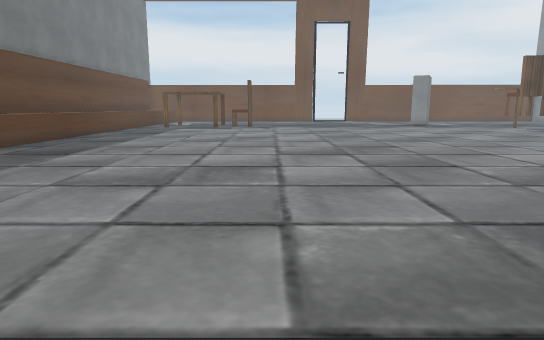
View 1 (above)

23 first-person views from a walk through a Unity game level. The camera is 1.2 m above the floor, tilts 10° down and sees 75° across. The floor is counted in squares, 1 m on a side. Each view is taken from the middle of a square. On the plan, view 1 faces up. The plan holds only what a view shows up to about 14 squares ahead; the rest is blank. The place goes on beyond the plan. Some surface patterns are stand-ins.

View 2
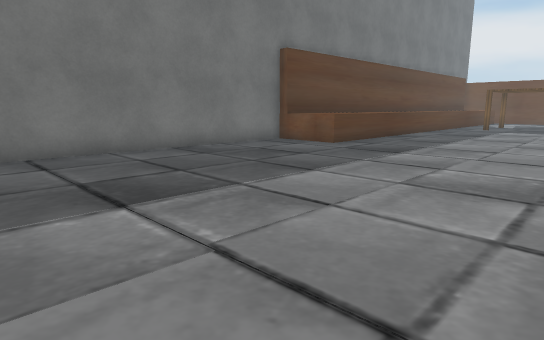

View 3
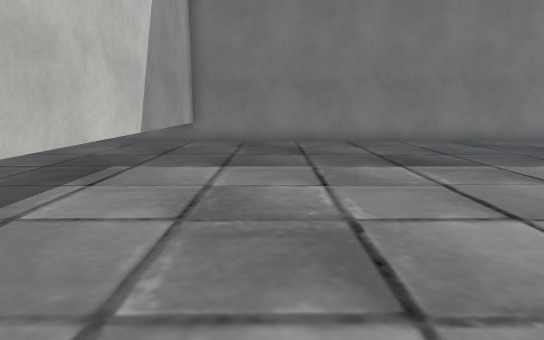

View 4
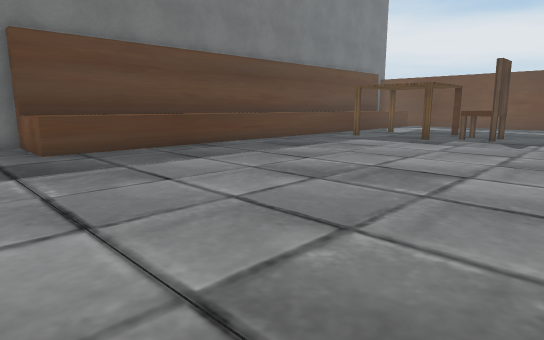

View 5
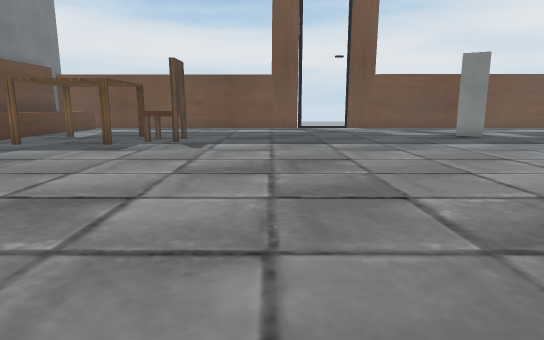

View 6
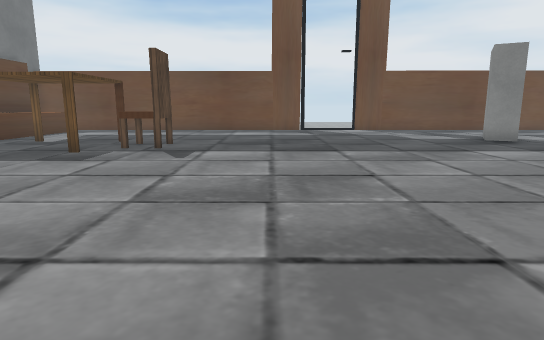

View 7
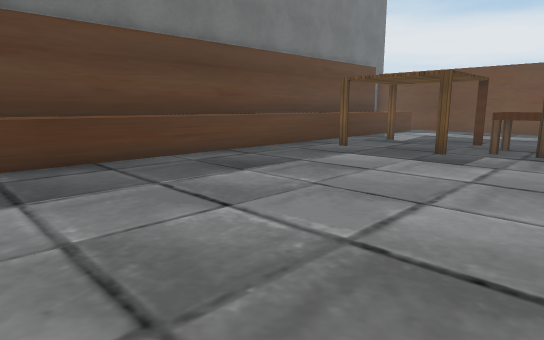

View 8
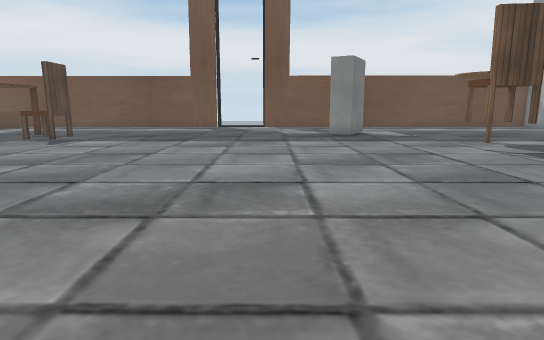

View 9
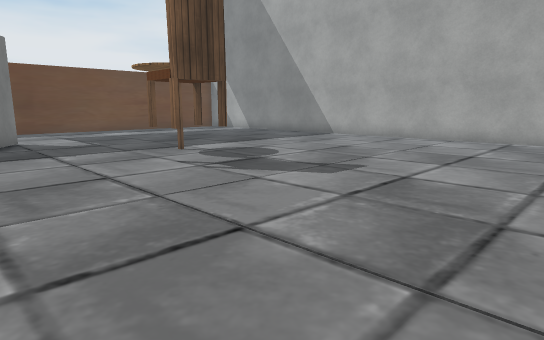

View 10
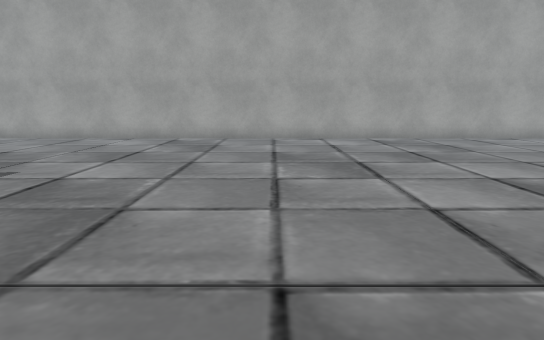

View 11
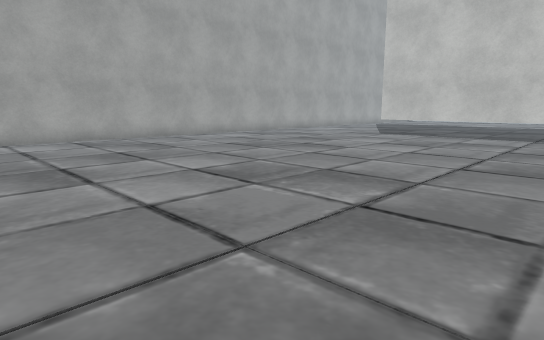

View 12
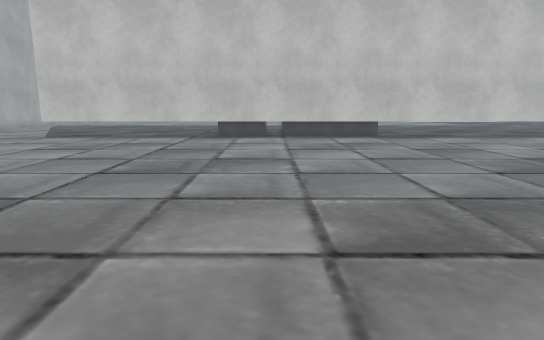

View 13
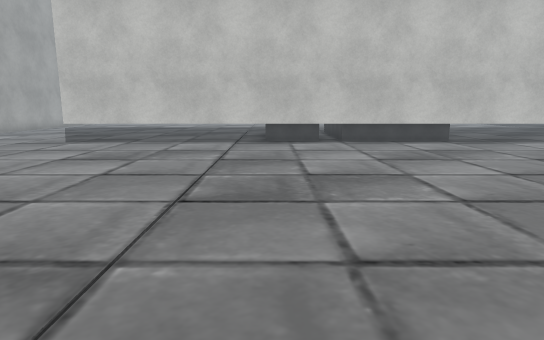

View 14
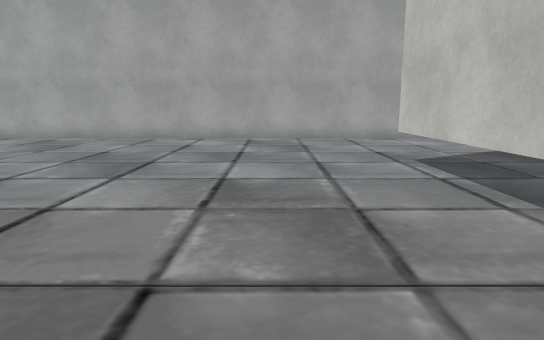

View 15
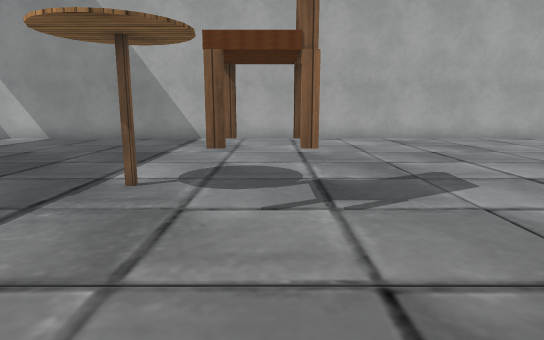

View 16
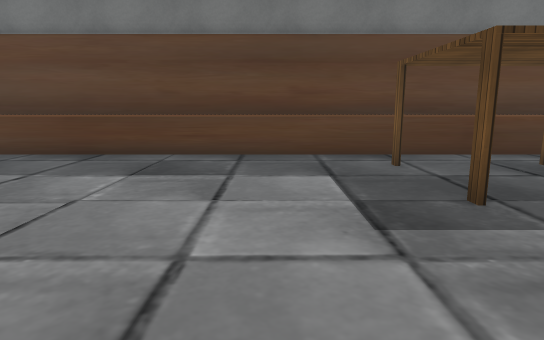

View 17
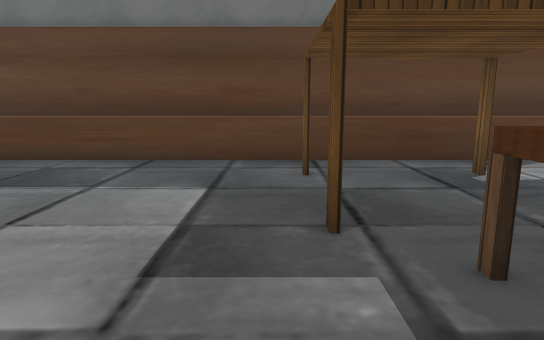

View 18
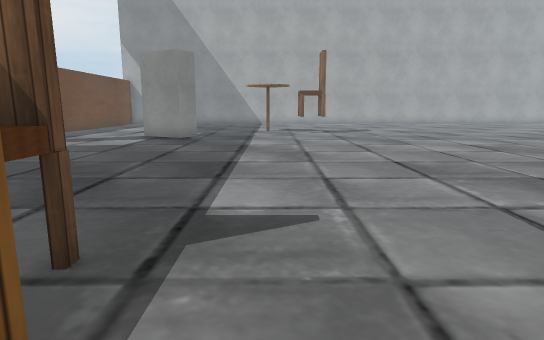

View 19
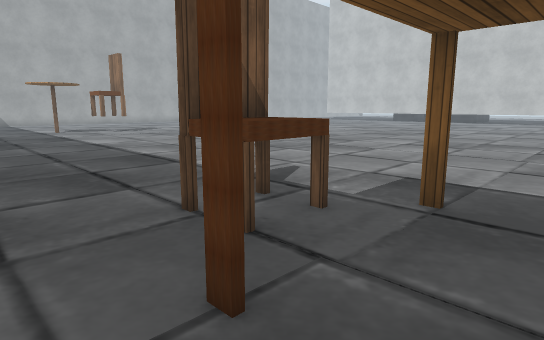

View 20
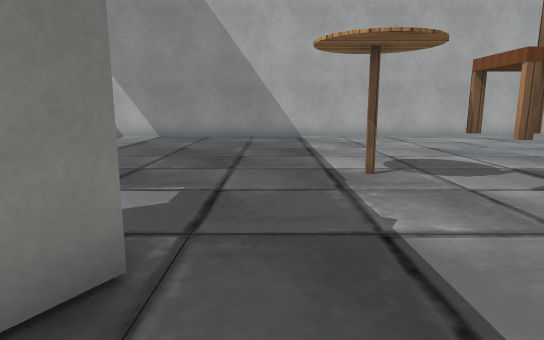

View 21
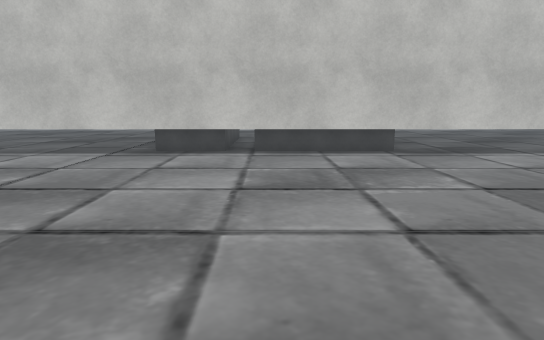

View 22
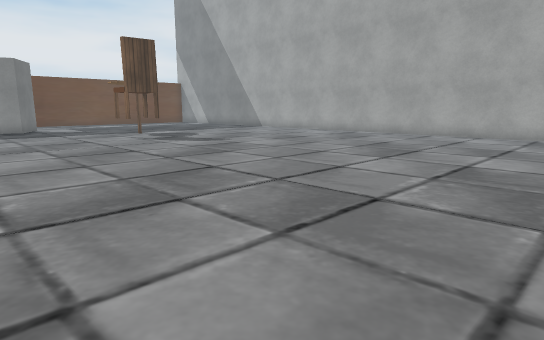

View 23
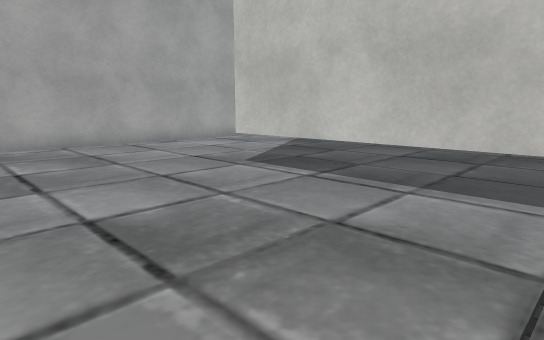

### Floor plan
Key: @ floor where view 1 was taken; # wall or solid block; . floor; / step, stairs or slope; ^ raised ledge; T thing the floor can be seen under or through; A table; O other object.
Columns run from 11 left of view 1 to 23 right of it. Each row starts with its distance up from view 1.
 26  ^^^.................##...........#
 25  ^^^.A..A............##...........#
 24  ^^^.....^...........//...........#
 23  ^^^.....^............/...........#
 22  ^^^.A..A............./...........#
 21  ^^^................../...........#
 20  ^^^................../.##........#
 19  ^^^................../.##........#
 18  ^^^................../...........#
 17  ^^^................../...........#
 16  ^^^................../...........#
 15  ^^^................../...........#
 14  ^^^................../...........#
 13  ^^^................../...........#
 12  ^^^................../...........#
 11  ^^^................../...........#
 10 #^^.................../...........#
  9 #...................../...........#
  8 #...................../...........#
  7 #...................../...........#
  6 #...................../...........#
  5 #...................../...........#
  4 #...................../...........#
  3 #...................../...........#
  2 #...................../...........#
  1 #...................../...........#
  0 #..........@........../...........#
 -1 #...................../...........#
 -2 #...................../...........#
 -3 #...................../...........#
 -4 ###TTTTTTTTTTTTTT####TTTTTTTT.....#
 -5 #              TT####T       .....#
 -6 #......   .....   OO  ............#
 -7  ......   .....    O  ............#

Positions as (right, up) in squares from view 1, and headings:
1: (0, 0), facing up
2: (-1, 0), facing up-left
3: (2, -1), facing left
4: (2, 8), facing up-left
5: (2, 10), facing up
6: (2, 12), facing up
7: (0, 12), facing up-left
8: (7, 9), facing up
9: (9, 12), facing up-right
10: (9, 11), facing right
11: (9, 11), facing down-right
12: (8, 10), facing down
13: (10, 8), facing down
14: (9, -1), facing right
15: (9, 19), facing right
16: (1, 19), facing left
17: (0, 21), facing left
18: (-4, 21), facing right
19: (-5, 26), facing down-right
20: (8, 23), facing right
21: (7, 5), facing down
22: (7, 5), facing up-right
23: (11, 1), facing down-right
